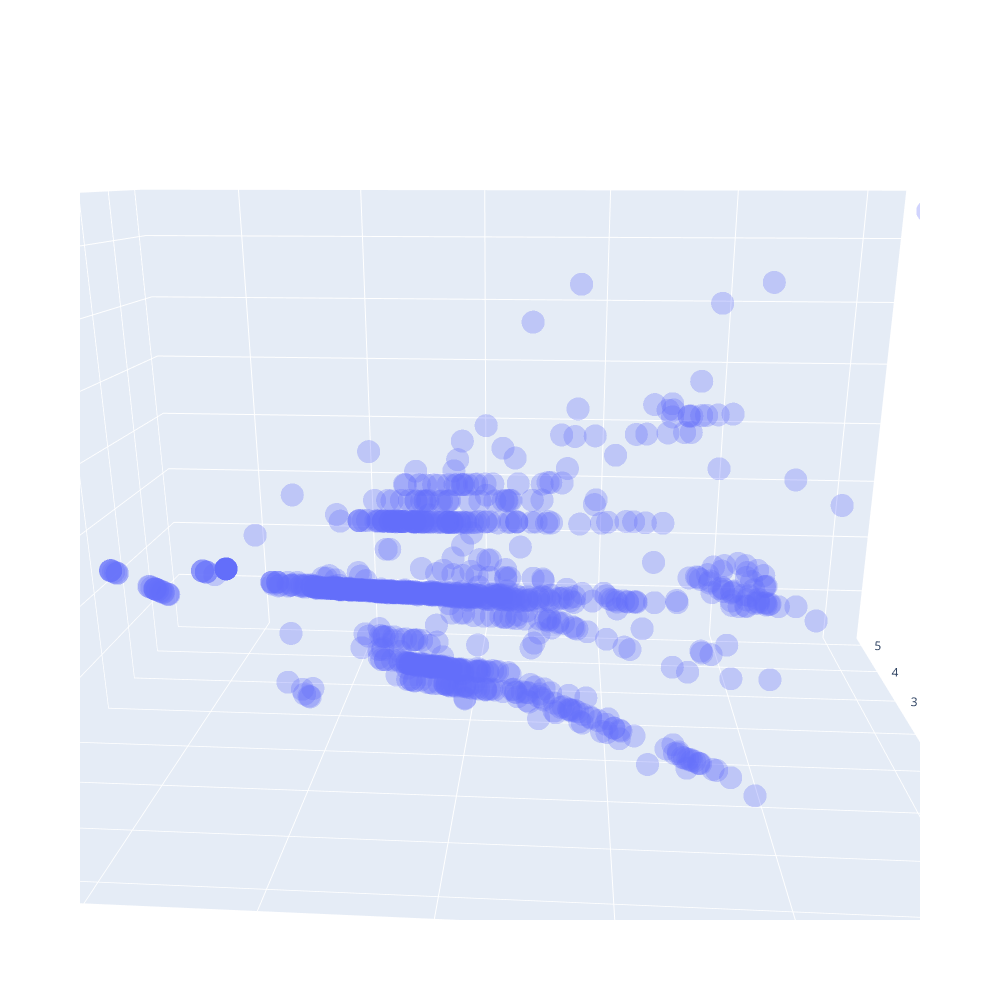

Notebook cell for this chart:
### Code cell
import plotly.express as px

data_pca = pd.DataFrame(
    columns = ['PC-1', 'PC-2', 'PC-3'],
    data = X_pca
)

px.scatter_3d(data_frame=data_pca, x='PC-1', y='PC-2', z='PC-3', opacity=0.3, width=1000, height=1000)

### Figure 1 — Plotly figure (JSON) as saved in the notebook; plotly's stock layout.template omitted (floating-point values rounded to 4 significant figures; data arrays with more than 128 entries replaced by an {"elided": "..."} marker saying what was removed)
{"data": [{"hovertemplate": "PC-1=%{x}<br>PC-2=%{y}<br>PC-3=%{z}<extra></extra>", "legendgroup": "", "marker": {"color": "#636efa", "opacity": 0.3, "symbol": "circle"}, "mode": "markers", "name": "", "scene": "scene", "showlegend": false, "type": "scatter3d", "x": {"elided": "1000 float values"}, "y": {"elided": "1000 float values"}, "z": {"elided": "1000 float values"}}], "layout": {"height": 1000, "legend": {"tracegroupgap": 0}, "margin": {"t": 60}, "scene": {"aspectmode": "auto", "aspectratio": {"x": 1.366, "y": 0.8561, "z": 0.8554}, "camera": {"center": {"x": 0, "y": 0, "z": 0}, "eye": {"x": 0.09531, "y": -1.497, "z": 0.4644}, "projection": {"type": "perspective"}, "up": {"x": 0, "y": 0, "z": 1}}, "domain": {"x": [0, 1], "y": [0, 1]}, "xaxis": {"title": {"text": "PC-1"}, "type": "linear"}, "yaxis": {"title": {"text": "PC-2"}, "type": "linear"}, "zaxis": {"title": {"text": "PC-3"}, "type": "linear"}}, "width": 1000}}
